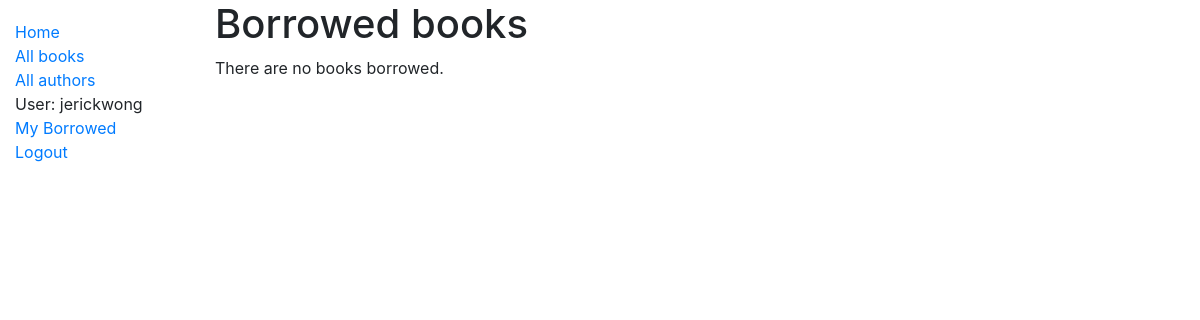
Page /catalog/mybooks/ (signed in) on the earlier database version.
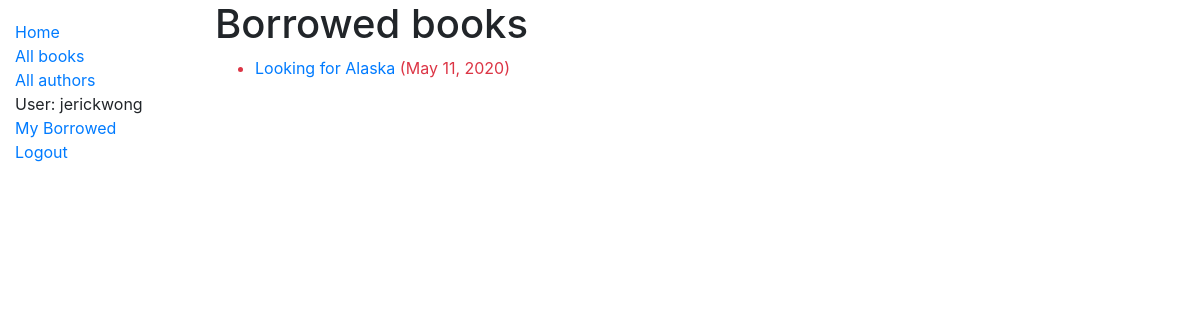
Same page on the later database version.
### catalog/models.py (models this page shows, shortened)
class BookInstance(models.Model):
    id = models.UUIDField(primary_key=True, default=uuid.uuid4, help_text='Unique ID for this particular book across whole library')
    book = models.ForeignKey('Book', on_delete=models.SET_NULL, null=True)
    imprint = models.CharField(max_length=200)
    due_back = models.DateField(null=True, blank=True)
    borrower = models.ForeignKey(User, on_delete=models.SET_NULL, null=True, blank=True)
    LOAN_STATUS = (
        ('a', 'Available'),
        ('r', 'Reserved'),
    )
    status = models.CharField(
        max_length=1,
        choices=LOAN_STATUS,
        blank=True,
        default='a',
        help_text='Book availability',
    )
    class Meta:
        ordering = ['due_back']
        permissions = (("can_mark_returned", "Set book as returned"),)
    @property
    def is_overdue(self):
        if self.due_back and date.today() > self.due_back:
            return True
        return False

class Book(models.Model):
    title = models.CharField(max_length=200)
    author = models.ForeignKey('Author', on_delete=models.SET_NULL, null=True)
    publisher = models.ForeignKey('Publisher', on_delete=models.SET_NULL, null=True)
    date_published = models.DateField('Date Published', null=True, blank=True)
    summary = models.TextField(max_length=1000, help_text='Enter a brief description of the book')
    isbn = models.CharField('ISBN', max_length=13, help_text='13 Character <a href="https://www.isbn-international.org/content/what-isbn">ISBN number</a>')
    genre = models.ManyToManyField(Genre, help_text='Select a genre for this book')
    reviews = models.ManyToManyField(Review, help_text='Leave a review for this book')
    def display_genre(self):
        """Create a string for the Genre. This is required to display genre in Admin."""
        return ', '.join(genre.name for genre in self.genre.all()[:3])
    def display_review(self):
        """Create a string for the Genre. This is required to display genre in Admin."""
        return ', '.join(reviews.review + ' - ' + reviews.reviewer.username for reviews in self.reviews.all()[:3])
    display_review.short_description = 'Reviews'
    display_genre.short_description = 'Genre'

### catalog/views.py (the view)
# urls.py: path('mybooks/', views.LoanedBooksByUserListView.as_view(), name='my-borrowed'),
class LoanedBooksByUserListView(LoginRequiredMixin,generic.ListView):
    model = BookInstance
    template_name ='catalog/bookinstance_list_borrowed_user.html'
    paginate_by = 10
    def get_queryset(self):
        return BookInstance.objects.filter(borrower=self.request.user).filter(status__exact='r').order_by('due_back')

### catalog/templates/catalog/bookinstance_list_borrowed_user.html
{% extends "base_generic.html" %}
{% block content %}
    <h1>Borrowed books</h1>
    {% if bookinstance_list %}
    <ul>
      {% for bookinst in bookinstance_list %}
      <li class="{% if bookinst.is_overdue %}text-danger{% endif %}">
        <a href="{% url 'book-detail' bookinst.book.pk %}">{{bookinst.book.title}}</a> ({{ bookinst.due_back }})
      </li>
      {% endfor %}
    </ul>
    {% else %}
      <p>There are no books borrowed.</p>
    {% endif %}
{% endblock %}

Differences in the rows shown:
now on this page (row edited): BookInstance: book "Looking for Alaska", due_back "May 11, 2020"
Other differences:
text no longer shown: "There are no books borrowed."
